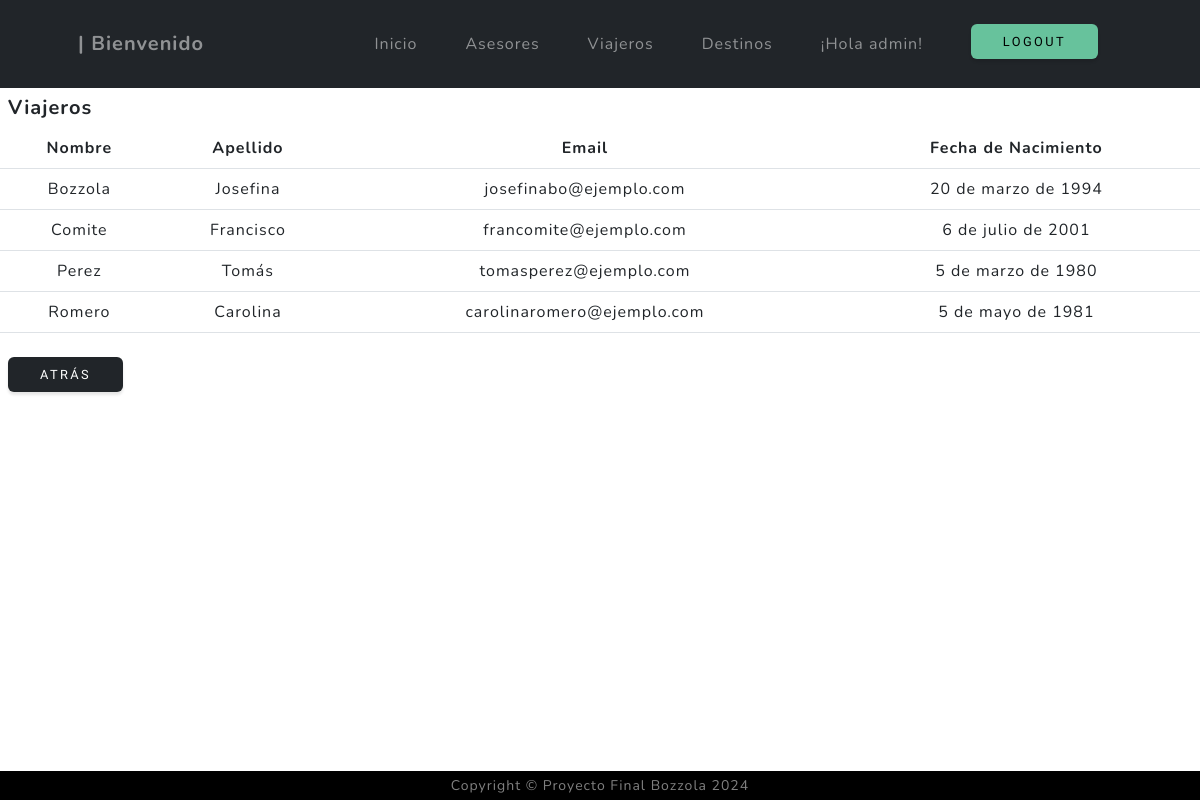
Screenshot of /viajero/viajero/list (signed in) with the database file from the repository.
### viajero/models.py (models this page shows, shortened)
class Viajero(models.Model):
    nombre = models.CharField( max_length=100)
    apellido = models.CharField( max_length=100)
    email = models.EmailField(editable=True)
    fecha_de_nacimiento = models.DateField(null=True, blank=True, editable=True)
    class Meta:
        verbose_name = "viajero"
        verbose_name_plural = "viajeros"

### viajero/views.py (the view)
# urls.py: path('viajero/list', views.viajero_list, name="viajero_list"),
def viajero_list(request):
    consulta = models.Viajero.objects.all()
    viajeros_ordenados = sorted(consulta, key=lambda x: x.apellido)
    contexto = {"viajeros": viajeros_ordenados}
    return render(request, "viajero/viajero_list.html", contexto)

### viajero/templates/viajero/viajero_list.html (shortened to what this page needs)
{% extends "Coder/base.html" %}
{% block content_title %}
<div class="m-2 strong">
    <h5><strong>Viajeros</strong></h5>
</div>
{% endblock content_title %}
{% block contenido %}
    <table  class="table">
        <thead>
            <th class="text-center">Nombre</th>
            <th class="text-center">Apellido</th>
            <th class="text-center">Email</th>
            <th class="text-center">Fecha de Nacimiento</th>
        </thead>
        <tbody>
            {% for viajero in viajeros %}
                <tr>
                    <td class="text-center">{{viajero.apellido}}</td>
                    <td class="text-center">{{viajero.nombre}}</td>
                    <td class="text-center">{{viajero.email}}</td>
                    <td class="text-center">{{viajero.fecha_de_nacimiento}}</td>
            {% empty %}
                <tr>
                    <td colspan="4">No hay registros</td>
                </tr>
            {% endfor %}
        </tbody>
    </table>
    <a href="{% url 'viajero:index' %}" class="py-2 btn btn-dark m-2">Atrás</a>
{% endblock contenido %}

### Coder/templates/Coder/navbar.html (shortened to what this page needs)
{% load static %}
<nav class="navbar navbar-expand-lg navbar-dark bg-dark" id="mainNav">
    <div class="container px-4 px-lg-5">
        <a class="navbar-brand" href="{% url 'Coder:index' %}">| Bienvenido</a>
        <div class="collapse navbar-collapse" id="navbarResponsive">
            <ul class="navbar-nav ms-auto">
            {% if user.is_authenticated %}
                <li class="nav-item"><a class="nav-link {% if request.path == '/' %} active {% endif %}" href="{% url 'Coder:index' %}">Inicio</a></li>
                <li class="nav-item"><a class="nav-link {% if '/asesor/' in request.path %} active {% endif %} " href="{% url 'asesor:index' %}">Asesores</a></li>
                <li class="nav-item"><a class="nav-link {% if '/viajero/' in request.path %} active {% endif %} " href="{% url 'viajero:index' %}">Viajeros</a></li>
                <li class="nav-item"><a class="nav-link {% if '/viaje/' in request.path %} active {% endif %} " href="{% url 'viaje:index' %}">Destinos</a></li>
                <li class="nav-item nav-link"><a> ¡Hola {{ user.username }}!</a></li>
                <li class="navbar-nav ms-auto ">
                    <form action="{% url 'Coder:logout' %}" method="post">
                        <button type="submit" class="py-2 btn btn-success m-4">Logout</button>
                    </form>
                </li>
            {% else %}
                <li class="nav-item"><a class="nav-link {% if '/login/' in request.path %} active {% endif %} " href="{% url 'Coder:login' %}">Login</a></li>
                <li class="nav-item"><a class="nav-link {% if '/register/' in request.path %} active {% endif %} " href="{% url 'Coder:register' %}">Registrarse</a></li>
            {% endif %}
            </ul>
        </div>
    </div>
</nav>

### rows the page displays
Viajero: apellido "Bozzola", nombre "Josefina", email "josefinabo@ejemplo.com", fecha_de_nacimiento "20 de marzo de 1994"
Viajero: apellido "Comite", nombre "Francisco", email "francomite@ejemplo.com", fecha_de_nacimiento "6 de julio de 2001"
Viajero: apellido "Perez", nombre "Tomás", email "tomasperez@ejemplo.com", fecha_de_nacimiento "5 de marzo de 1980"
Viajero: apellido "Romero", nombre "Carolina", email "carolinaromero@ejemplo.com", fecha_de_nacimiento "5 de mayo de 1981"

### other values shown
{{ user.username }} "admin"
